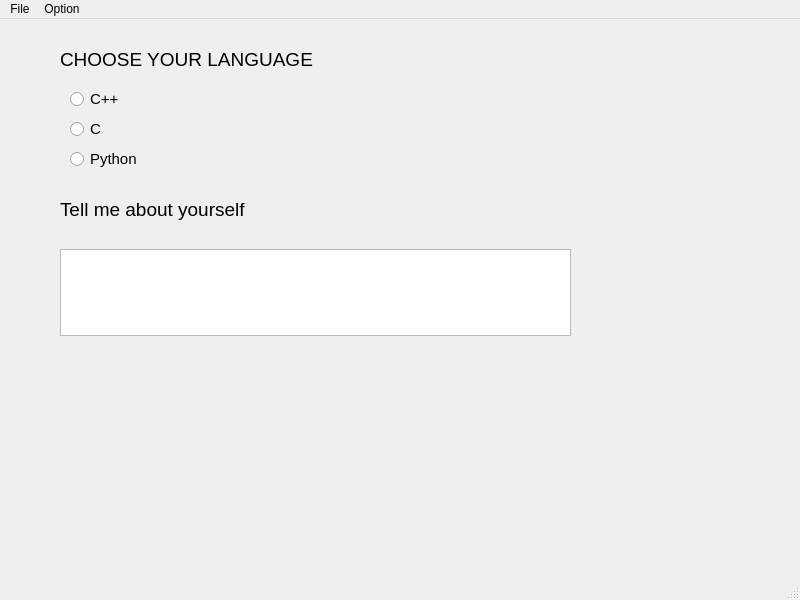
<?xml version="1.0" encoding="UTF-8"?>
<ui version="4.0">
 <class>MainWindow</class>
 <widget class="QMainWindow" name="MainWindow">
  <property name="geometry">
   <rect>
    <x>0</x>
    <y>0</y>
    <width>800</width>
    <height>600</height>
   </rect>
  </property>
  <property name="cursor">
   <cursorShape>ArrowCursor</cursorShape>
  </property>
  <property name="windowTitle">
   <string>MainWindow</string>
  </property>
  <property name="animated">
   <bool>false</bool>
  </property>
  <widget class="QWidget" name="centralwidget">
   <widget class="QRadioButton" name="radioButton2">
    <property name="geometry">
     <rect>
      <x>70</x>
      <y>100</y>
      <width>95</width>
      <height>20</height>
     </rect>
    </property>
    <property name="font">
     <font>
      <pointsize>11</pointsize>
     </font>
    </property>
    <property name="text">
     <string>C</string>
    </property>
   </widget>
   <widget class="QPlainTextEdit" name="plainTextEdit">
    <property name="geometry">
     <rect>
      <x>60</x>
      <y>230</y>
      <width>511</width>
      <height>87</height>
     </rect>
    </property>
    <property name="autoFillBackground">
     <bool>true</bool>
    </property>
    <property name="readOnly">
     <bool>false</bool>
    </property>
    <property name="plainText">
     <string/>
    </property>
    <property name="overwriteMode">
     <bool>false</bool>
    </property>
    <property name="centerOnScroll">
     <bool>false</bool>
    </property>
    <property name="placeholderText">
     <string>Type here</string>
    </property>
   </widget>
   <widget class="QLabel" name="label1">
    <property name="geometry">
     <rect>
      <x>60</x>
      <y>30</y>
      <width>361</width>
      <height>21</height>
     </rect>
    </property>
    <property name="font">
     <font>
      <pointsize>14</pointsize>
     </font>
    </property>
    <property name="text">
     <string>CHOOSE YOUR LANGUAGE</string>
    </property>
   </widget>
   <widget class="QRadioButton" name="radioButton1">
    <property name="geometry">
     <rect>
      <x>70</x>
      <y>70</y>
      <width>95</width>
      <height>20</height>
     </rect>
    </property>
    <property name="font">
     <font>
      <pointsize>11</pointsize>
     </font>
    </property>
    <property name="text">
     <string>C++</string>
    </property>
   </widget>
   <widget class="QRadioButton" name="radioButton3">
    <property name="geometry">
     <rect>
      <x>70</x>
      <y>130</y>
      <width>95</width>
      <height>20</height>
     </rect>
    </property>
    <property name="font">
     <font>
      <pointsize>11</pointsize>
     </font>
    </property>
    <property name="text">
     <string>Python</string>
    </property>
   </widget>
   <widget class="QLabel" name="label_2">
    <property name="geometry">
     <rect>
      <x>60</x>
      <y>180</y>
      <width>251</width>
      <height>21</height>
     </rect>
    </property>
    <property name="font">
     <font>
      <pointsize>14</pointsize>
     </font>
    </property>
    <property name="text">
     <string>Tell me about yourself</string>
    </property>
   </widget>
  </widget>
  <widget class="QMenuBar" name="menubar">
   <property name="geometry">
    <rect>
     <x>0</x>
     <y>0</y>
     <width>800</width>
     <height>26</height>
    </rect>
   </property>
   <widget class="QMenu" name="menuFlle">
    <property name="title">
     <string>File</string>
    </property>
    <addaction name="actionSave"/>
    <addaction name="actionClose"/>
   </widget>
   <widget class="QMenu" name="menuOption">
    <property name="title">
     <string>Option</string>
    </property>
    <addaction name="actionCopy"/>
    <addaction name="actionPaste"/>
   </widget>
   <addaction name="menuFlle"/>
   <addaction name="menuOption"/>
  </widget>
  <widget class="QStatusBar" name="statusbar"/>
  <action name="actionSave">
   <property name="text">
    <string>Save</string>
   </property>
   <property name="shortcut">
    <string>Ctrl+S</string>
   </property>
  </action>
  <action name="actionCopy">
   <property name="text">
    <string>Copy</string>
   </property>
   <property name="shortcut">
    <string>Ctrl+C</string>
   </property>
  </action>
  <action name="actionPaste">
   <property name="text">
    <string>Paste</string>
   </property>
   <property name="shortcut">
    <string>Ctrl+V</string>
   </property>
  </action>
  <action name="actionClose">
   <property name="text">
    <string>Close</string>
   </property>
   <property name="shortcut">
    <string>Ctrl+Q</string>
   </property>
  </action>
 </widget>
 <resources/>
 <connections/>
</ui>
